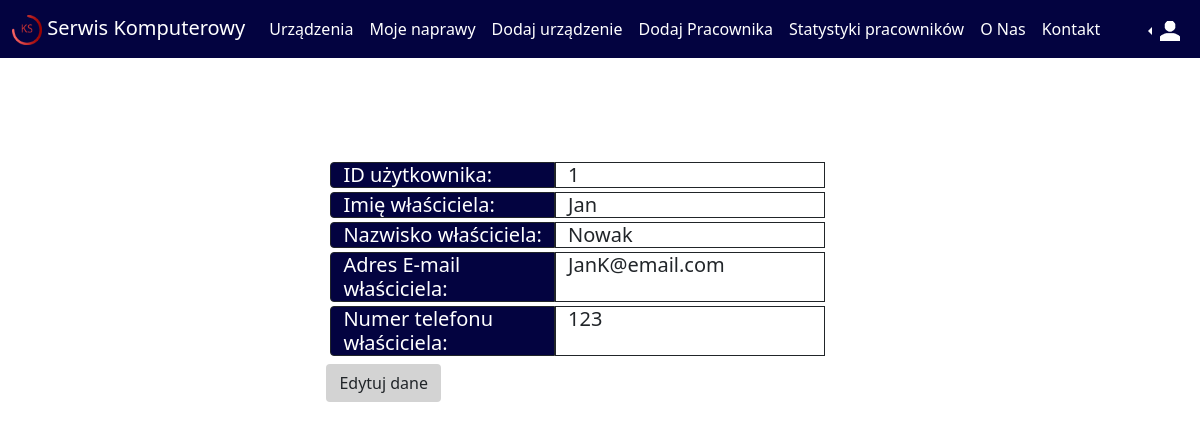
The app's page /userinfo.php (signed in) with its own data.
### tables this page shows
CREATE TABLE `owner` (
  `Id` int(11) NOT NULL,
  `Imie` varchar(30) NOT NULL,
  `Nazwisko` varchar(30) NOT NULL,
  `NumerTelefonu` varchar(11) NOT NULL,
  `AdresEmail` varchar(50) NOT NULL,
  `Haslo` varchar(30) NOT NULL,
  `typuzytkownika` varchar(30) DEFAULT NULL
);

### userinfo.php (the view, shortened to what this page needs)
<!DOCTYPE html>
<html>
<head>
    <link href="https://cdn.jsdelivr.net/npm/bootstrap@5.1.3/dist/css/bootstrap.min.css" rel="stylesheet">
</head>
<body>
<div class="sticky-top">
      <nav class="navbar navbar-expand-lg navbar-light kolor text-white">
        <div class="container-fluid">
          <a class="navbar-brand text-white" href="#"><img src='Projekt_ks.png' width='30px' height='30px'> Serwis Komputerowy</a>
          <div class="collapse navbar-collapse" id="navbarNav">
            <ul class="navbar-nav">
              <?php
            if(isset($_SESSION['typUzytkownika'] )) {
              if($_SESSION['typUzytkownika'] != "Uzytkownik"){
              echo "<li class='nav-item'>
              <a class='nav-link active text-white' aria-current='page' href='devices.php'>Urządzenia</a>
            </li>";
              }}
              ?>
              <li class="nav-item">
                <a class="nav-link active text-white" href="MojeUrzadzenia.php">Moje naprawy</a>
              </li>
              <?php
              if(isset($_SESSION['typUzytkownika'] )) {
              if($_SESSION['typUzytkownika'] != "Uzytkownik"){
              echo "<li class='nav-item'>
              <a class='nav-link active text-white' href='newdevice.php'>Dodaj urządzenie</a>
            </li>";
              }}
              if(isset($_SESSION['typUzytkownika'] )) {
                if($_SESSION['typUzytkownika'] == "Administrator"){
                echo "<li class='nav-item'>
                <a class='nav-link active text-white' href='dodajPracownika.php'>Dodaj Pracownika</a>
              </li>
              <li class='nav-item'>
                <a class='nav-link active text-white' href='Pracownicy.php'>Statystyki pracowników</a>
              </li>";
                }}
            ?>
            <li class="nav-item">
                <a class="nav-link text-white" href="ONas.php">O Nas</a>
              </li>
              <li class="nav-item">
                <a class="nav-link text-white" href="Kontakt.php">Kontakt</a>
              </li>
                </ul>
          </div>
          <div class='flex-box'>
          <ul class="navbar-nav justify-content-end">
            <li class="nav-item">
              <?php
            if(isset($_SESSION['typUzytkownika'] )) {
              if($_SESSION['typUzytkownika'] != null){
                echo "<li class='nav-item dropdown dropstart'>
          <a class='nav-link dropdown-toggle text-white dropdown-menu-end'  href='' id='navbarDropdownMenuLink' role='button' data-bs-toggle='dropdown' aria-expanded='false'>
            <img width='20px' height='20px' src='account.png'>
          </a>
          <ul class='dropdown-menu' aria-labelledby='navbarDropdownMenuLink'>
            <li><a class='dropdown-item' href='Userinfo.php'>Mój Profil</a></li>
            <li><a class='dropdown-item' href='MojeUrzadzenia.php'>Moje urządzenia</a></li>
            <li><form action='wyloguj.php'>
            <a class='dropdown-item text-dark' type='submit' href='wyloguj.php' method='post' >Wyloguj</a>
            </form></li>
          </ul>
        </li>
                </dropdown>";
              }
            } else{
              echo "<li class='nav-item'>
              <a class='nav-link active text-white' href='login.php'>Zaloguj</a>
            </li>";
          }
            ?>
        </div>
      </nav>
    </div>
    <div>
    <div>
        <div style="padding-top: 100px">
        <div class="container-fluid " style="width: 70%; pading:left" >
          <div class='container' style='width:70%'>
        <h5>
        <?php
        $idurzytkownika= $_SESSION['iduzytkownika'];
          $conn = @new mysqli('localhost','root','','serwiskomputerowy');
          if($conn->connect_error !=0){
            echo "wystąpił błąd połączenia".$conn->connect_error;
        }
        else{
          $sql = "SELECT * FROM owner WHERE Id='$idurzytkownika'";
          $result=$conn->query($sql);
          if($result!=null){
            while($row = $result->fetch_assoc()){
            echo "
            <div class='row m-1 ' style=''>
              <div class='col-5 kolory rounded-start text-white border border-dark border-1' width=''>ID użytkownika: </div>
              <div class='col-6  border border-dark border-1'>$row[Id]</div>
            </div>
            <div class='row m-1 '>
              <div class='col-5 kolory rounded-start text-white border border-dark border-1'>Imię właściciela:</div>
              <div class='col-6  border border-dark border-1'>$row[Imie]</div>
            </div>
            <div class='row m-1'>
              <div class='col-5 kolory rounded-start text-white border border-dark border-1'>Nazwisko właściciela:</div>
              <div class='col-6 border border-dark border-1'>$row[Nazwisko]</div>
            </div>
            <div class='row m-1'>
              <div class='col-5 kolory rounded-start text-white border border-dark border-1'>Adres E-mail właściciela:</div>
              <div class='col-6 border border-dark border-1'>$row[AdresEmail]</div>
            </div>
            <div class='row m-1'>
              <div class='col-5 kolory rounded-start text-white border border-dark border-1'>Numer telefonu właściciela:</div>
              <div class='col-6 border border-dark border-1'>$row[NumerTelefonu]</div>
            </div>
            ";
            }
          }
      }
      echo"<div class='d-flex justify-content-start mt-2'>
        <a href='EdytujDaneUzytkownika.php?id=$idurzytkownika'>
        <button class='btn 'style='background-color:lightgray;' type='button'>Edytuj dane</button>
        </div>" ;
        ?>
       </h5>
          </div>
      </div>
        </div>
    </div>
      </div>
</body>
</html>

### userinfo.php (style rules this page uses)
.kolor { background-color: rgb(3,3,64); }
.kolory { background-color:rgb(3,3,64); }

### records on screen
owner: Id "1", Imie "Jan", Nazwisko "Nowak", AdresEmail "JanK@email.com", NumerTelefonu "123"
